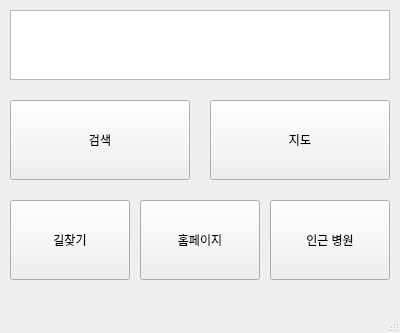
<?xml version="1.0" encoding="UTF-8"?>
<ui version="4.0">
 <class>MainWindow</class>
 <widget class="QMainWindow" name="MainWindow">
  <property name="geometry">
   <rect>
    <x>0</x>
    <y>0</y>
    <width>400</width>
    <height>333</height>
   </rect>
  </property>
  <property name="windowTitle">
   <string>병원찾기</string>
  </property>
  <widget class="QWidget" name="centralwidget">
   <property name="enabled">
    <bool>true</bool>
   </property>
   <widget class="QPushButton" name="pushButton">
    <property name="geometry">
     <rect>
      <x>270</x>
      <y>200</y>
      <width>120</width>
      <height>80</height>
     </rect>
    </property>
    <property name="text">
     <string>인근 병원</string>
    </property>
   </widget>
   <widget class="QPushButton" name="pushButton_2">
    <property name="geometry">
     <rect>
      <x>10</x>
      <y>100</y>
      <width>180</width>
      <height>80</height>
     </rect>
    </property>
    <property name="text">
     <string>검색</string>
    </property>
   </widget>
   <widget class="QPushButton" name="pushButton_3">
    <property name="geometry">
     <rect>
      <x>210</x>
      <y>100</y>
      <width>180</width>
      <height>80</height>
     </rect>
    </property>
    <property name="text">
     <string>지도</string>
    </property>
   </widget>
   <widget class="QPushButton" name="pushButton_4">
    <property name="geometry">
     <rect>
      <x>10</x>
      <y>200</y>
      <width>120</width>
      <height>80</height>
     </rect>
    </property>
    <property name="text">
     <string>길찾기</string>
    </property>
   </widget>
   <widget class="QTextEdit" name="textEdit">
    <property name="geometry">
     <rect>
      <x>10</x>
      <y>10</y>
      <width>380</width>
      <height>70</height>
     </rect>
    </property>
   </widget>
   <widget class="QPushButton" name="pushButton_5">
    <property name="geometry">
     <rect>
      <x>140</x>
      <y>200</y>
      <width>120</width>
      <height>80</height>
     </rect>
    </property>
    <property name="text">
     <string>홈페이지</string>
    </property>
   </widget>
  </widget>
  <widget class="QMenuBar" name="menubar">
   <property name="geometry">
    <rect>
     <x>0</x>
     <y>0</y>
     <width>400</width>
     <height>21</height>
    </rect>
   </property>
  </widget>
  <widget class="QStatusBar" name="statusbar"/>
 </widget>
 <resources/>
 <connections>
  <connection>
   <sender>pushButton_2</sender>
   <signal>clicked()</signal>
   <receiver>MainWindow</receiver>
   <slot>slot1_click()</slot>
   <hints>
    <hint type="sourcelabel">
     <x>69</x>
     <y>160</y>
    </hint>
    <hint type="destinationlabel">
     <x>4</x>
     <y>117</y>
    </hint>
   </hints>
  </connection>
  <connection>
   <sender>pushButton_3</sender>
   <signal>clicked()</signal>
   <receiver>MainWindow</receiver>
   <slot>slot2_click()</slot>
   <hints>
    <hint type="sourcelabel">
     <x>318</x>
     <y>155</y>
    </hint>
    <hint type="destinationlabel">
     <x>396</x>
     <y>122</y>
    </hint>
   </hints>
  </connection>
 </connections>
 <slots>
  <slot>slot1_click()</slot>
  <slot>slot2_click()</slot>
 </slots>
</ui>
